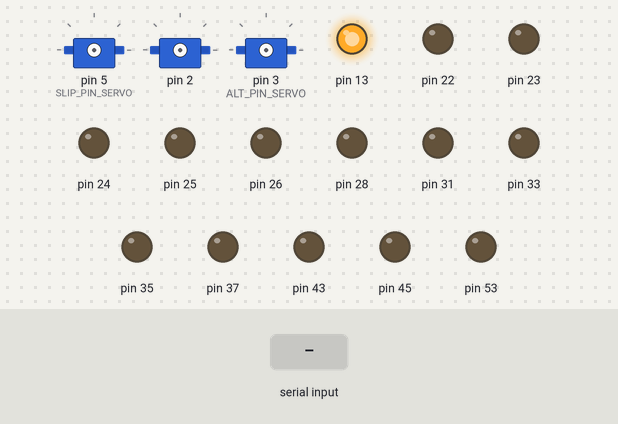
The program below on a simulated Arduino Mega 2560, built with avr-gcc and run on an emulated ATmega2560. On the bench: 3 × servo, output pins drawn as LEDs (lit = HIGH). The inputs (shaded band) are chosen by the test bench. EEPROM starts erased; servo pulses on a pin are drawn as a servo (544–2400 µs = 0–180°).

Above: at 1.2 s.
1.3 s: "1" received over Serial
At 2.5 s:
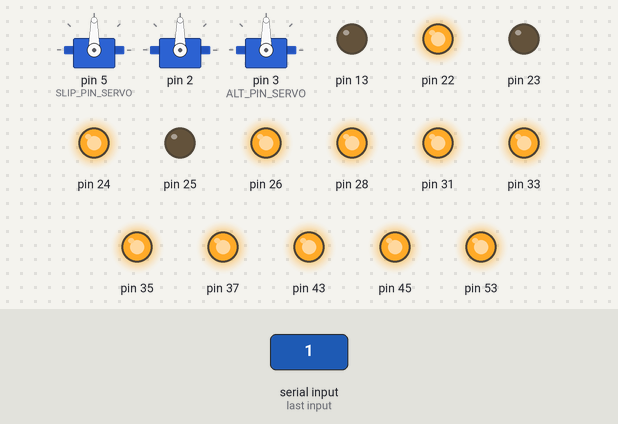
At 6.1 s:
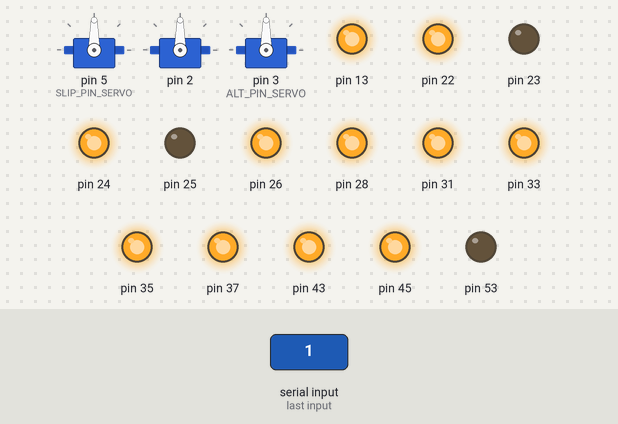
Timing chart, 0 to 7.6 s (numbered marks = the images above; inputs shaded):
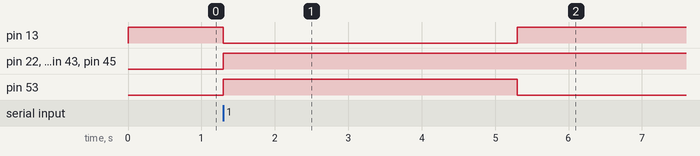

The program:

main.cpp
```cpp
/*
 * main.cpp
 *
 * Created: 28.06.2017
 *	Author: Kasper Pawlowski
 */

#include <Arduino.h>
#include "led.h"
#include "actuators_drivers.h"
#include "potentiometer.h"

void setup()
{
	led_init();
	led_control(BOTH_OFF);

	Serial.begin(BAUD_RATE);

	if(!Serial)
	{
		led_control(RED_ON);
		while(true) {;}
	}

	fsm_init();
	servo_init();

	#ifdef _POTENTIOMETER
	potentiometer_init();
	#endif
}

void loop()
{
	static bool initialized				        = false;
	static bool went_to_neutrum			      = false;
	static long last_time_parsed_data	    = 0;
	static long last_time_went_to_neutrum = 0;

	while(true)									//while w funkcji loop powoduje szybsze dzialanie programu nie ingerujac w 'skladnie arduino'
	{
		if(Serial.available() > 0)
		{
			if(initialized)
			{
				led_control(GREEN_ON);
				if(parse_input_data())
					last_time_parsed_data = millis();

				#ifdef _POTENTIOMETER
				potentiometer_do_calibration();
				#endif
			}
			else
			{
				led_control(BOTH_ON);
				get_stepper_instrument_instances();
				get_servo_instrument_instances();
				initialized = true;
			}
			went_to_neutrum = false;
		}
		else if(millis() - last_time_parsed_data > CONNECTION_TIMEOUT)
		{
			if(initialized && !went_to_neutrum)
			{
				stepper_motors_go_to_neutrum();
				servos_go_to_neutrum();
				last_time_went_to_neutrum = millis();
				went_to_neutrum = true;
			}
			else if(initialized && went_to_neutrum &&
					(millis() - last_time_went_to_neutrum > GO_TO_NEUTRUM_TIME_CONSTANT))
			{
				led_control(RED_ON);
				release_stepper_instrument_instances();
				release_servo_instrument_instances();
				initialized = false;
				went_to_neutrum = false;
			}
		}
		else if(!initialized)
		{
			led_control(RED_ON);
		}
	}
}
```

input_buffer.cpp
```cpp
/*
 * input_buffer.cpp
 *
 * Created: 30.06.2017
 *  Author: Kasper Pawlowski
 */

 #include <Arduino.h>
 #include "input_buffer.h"

 InputBuffer* InputBuffer::instance_ = nullptr;

 InputBuffer::InputBuffer()
 {
	for(uint8_t i=0; i<BaseInstrument::NumberOfInstruments; ++i)
		observersTab_[i] = nullptr;
 }

 InputBuffer::~InputBuffer()
 {
	if(instance_ != nullptr)
		delete instance_;
 }

 InputBuffer* InputBuffer::getInstance()
 {
	if(instance_ == nullptr)
		instance_ = new InputBuffer();

	return instance_;
 }

 void InputBuffer::attachObserversTab(BaseInstrument* bI[], const uint8_t n)
 {
	for(uint8_t i=0; i<n; ++i)
	{
		if(bI[i] != nullptr)
			observersTab_[bI[i]->id_] = bI[i];
	}
 }

 bool parse_input_data()
 {
	static InputBuffer* input_buffer = InputBuffer::getInstance();
	static InputBuffer::TransmissionState state = InputBuffer::FIRST_START_BYTE;
	static BaseInstrument::Mode transmission_mode;
	static BaseInstrument::InstrumentId instrument_id;
	static bool negative_val;
	static int data;

	do
	{
		int tmp_data = Serial.read();

		if(tmp_data != -1)
		{
			switch(state)
			{
			case InputBuffer::FIRST_START_BYTE:
				if(tmp_data == 0xfe)
					state = InputBuffer::SECOND_START_BYTE;
				break;
			case InputBuffer::SECOND_START_BYTE:
				if(tmp_data == 0xfe)
					state = InputBuffer::CMD_BYTE;
				else
					state = InputBuffer::FIRST_DATA_BYTE;
				break;
			case InputBuffer::CMD_BYTE:
				if((tmp_data & 0x38) == 0)
					state = InputBuffer::FIRST_DATA_BYTE;
				else
				{
					state = InputBuffer::FIRST_START_BYTE;
					break;
				}

				if(tmp_data & 0x40)
					transmission_mode = BaseInstrument::CALIBRATION;
				else
					transmission_mode = BaseInstrument::TRANSMISSION;

				instrument_id = (BaseInstrument::InstrumentId)(tmp_data & 0x0f);
				negative_val = tmp_data & 0x80;
				break;
			case InputBuffer::FIRST_DATA_BYTE:
				state = InputBuffer::SECOND_DATA_BYTE;
				data = (tmp_data & 0xff) << 8;
				break;
			case InputBuffer::SECOND_DATA_BYTE:
				state = InputBuffer::FIRST_STOP_BYTE;
				data |= (tmp_data & 0xff);
				break;
			case InputBuffer::FIRST_STOP_BYTE:
				if(tmp_data == 0xfe)
					state = InputBuffer::SECOND_STOP_BYTE;
				else
					state = InputBuffer::FIRST_START_BYTE;
				break;
			case InputBuffer::SECOND_STOP_BYTE:
				if(tmp_data == 0x0d && input_buffer->observersTab_[instrument_id] != nullptr)
					input_buffer->observersTab_[instrument_id]->update(transmission_mode,
																	   data,negative_val);
				state = InputBuffer::FIRST_START_BYTE;
				break;
			}
		}
		else
			return false;
	} while(Serial.available() > 0);

	return true;
 }
```

input_buffer.h
```cpp
/*
 * input_buffer.h
 *
 * Created: 30.06.2017
 *  Author: Kasper Pawlowski
 */

#ifndef INPUT_BUFFER_H_
#define INPUT_BUFFER_H_

#include "instrument.h"

class InputBuffer
{
private:
	InputBuffer();
	static InputBuffer* instance_;
	BaseInstrument* observersTab_[BaseInstrument::NumberOfInstruments];
public:
	enum TransmissionState {FIRST_START_BYTE, SECOND_START_BYTE, CMD_BYTE, FIRST_DATA_BYTE, SECOND_DATA_BYTE, FIRST_STOP_BYTE, SECOND_STOP_BYTE};
	~InputBuffer();
	static InputBuffer* getInstance();
	void attachObserversTab(BaseInstrument* bI[], const uint8_t n);

	friend bool parse_input_data();
	friend void potentiometer_do_calibration();
};

bool parse_input_data();	//ma zmienna statyczna okreslajaca stan

#endif /* INPUT_BUFFER_H_ */
```

instrument.cpp
```cpp
/*
 * instrument.cpp
 *
 * Created: 28.06.2017
 *  Author: Kasper Pawlowski
 */

#include <Arduino.h>
#include <EEPROM.h>
#include "instrument.h"
#include "actuators_drivers.h"

BaseInstrument::BaseInstrument(const enum InstrumentId id, const int eAddr, volatile uint8_t* pAddr) :
	id_(id), eepromAddr_(eAddr), portAddr_(pAddr), desiredPos_(0)
{
	#ifndef _TEST
	EEPROM.get(eepromAddr_,neutrumPos_);
	if((id_ == ALT_KM || id_ == SLIP || id_ == TURN) &&
	   (neutrumPos_ < SERVO_MIN_OCR || neutrumPos_ > SERVO_MAX_OCR))
		    neutrumPos_ = SERVO_NEUTRUM;
	else if((id_ == SPEED || id_ == ALT_M || id_ == VARIO5 || id_ == VARIO30 || id == COMPASS) &&
			(neutrumPos_ != FSM_OUT0 || neutrumPos_ != FSM_OUT1 || neutrumPos_ != FSM_OUT2 || neutrumPos_ != FSM_OUT3))
				neutrumPos_ = FSM_OUT0;
	#else
	if(id_ == ALT_KM || id_ == SLIP || id_ == TURN)
		neutrumPos_ = SERVO_NEUTRUM;
	else
		neutrumPos_ = FSM_OUT0;
	#endif
}

BaseInstrument::~BaseInstrument()
{
	#ifndef _TEST
	EEPROM.put(eepromAddr_,neutrumPos_);
	#endif
}

 StepperInstrument::FSM_state StepperInstrument::FSM_[] = {
	 {FSM_OUT0, &FSM_[0], &FSM_[1], &FSM_[3]},
	 {FSM_OUT1, &FSM_[1], &FSM_[2], &FSM_[0]},
	 {FSM_OUT2, &FSM_[2], &FSM_[3], &FSM_[1]},
	 {FSM_OUT3, &FSM_[3], &FSM_[0], &FSM_[2]}
 };

 StepperInstrument::StepperInstrument(const enum InstrumentId id, const int eAddr, volatile uint8_t* pAddr, const bool lowerHalf) :
	BaseInstrument(id,eAddr,pAddr), lowerHalfOfPort_(lowerHalf),
	currentPos_(0), calibrationFlag(false)
 {
	volatile uint8_t* ddr = get_DDRx_from_PORTx(portAddr_);

	switch(neutrumPos_)
	{
	case FSM_OUT0:
		currentStatePtr = &FSM_[0];
		break;
	case FSM_OUT1:
		currentStatePtr = &FSM_[1];
		break;
	case FSM_OUT2:
		currentStatePtr = &FSM_[2];
		break;
	case FSM_OUT3:
		currentStatePtr = &FSM_[3];
		break;
	default:
		break;
	}

	if(lowerHalfOfPort_)
	{
		*ddr |= 0x0f;
		*portAddr_ = (*portAddr_ & 0xf0) | (currentStatePtr->out);
	}
	else
	{
		*ddr |= 0xf0;
		*portAddr_ = (*portAddr_ & 0x0f) | (currentStatePtr->out << 4);
	}
 }

 void StepperInstrument::update(const enum Mode mode, const uint16_t data, const bool neg_data)
 {
	fsm_stop();
	if(mode == BaseInstrument::CALIBRATION)
		calibrationFlag = true;
	else
		calibrationFlag = false;

	if(neg_data)
		desiredPos_ = (int)(-data);
	else
		desiredPos_ = data;

    #ifdef STEPPER_SHORT_REVOLUTION_CONST
	if(((desiredPos_ > -STEPPER_SHORT_REVOLUTION_CONST) && (desiredPos_ < STEPPER_SHORT_REVOLUTION_CONST)) &&
       ((currentPos_ < -STEPS_PER_REV) || (currentPos_ > STEPS_PER_REV)))
		currentPos_ = currentPos_ % STEPS_PER_REV;
    #endif

    #ifdef COMPASS_DO_NOT_COME_BACK_CONST
	if(id_ == COMPASS)
	{
		int tmp_difference = desiredPos_ - currentPos_;

		if(tmp_difference > COMPASS_DO_NOT_COME_BACK_CONST)
			desiredPos_ -= STEPS_PER_REV;
		else if(tmp_difference < -COMPASS_DO_NOT_COME_BACK_CONST)
			desiredPos_ += STEPS_PER_REV;
	}
    #endif

	fsm_resume();
 }

 void StepperInstrument::go_to_neutrum()
 {
	fsm_stop();
	desiredPos_ = 0;
	currentPos_ = currentPos_ % STEPS_PER_REV;
	fsm_resume();
 }

 ServoInstrument::ServoInstrument(const enum InstrumentId id, const int eAddr, const uint8_t pin) :
	BaseInstrument(id,eAddr,&PORTE)
 {
	volatile uint8_t* ddr = get_DDRx_from_PORTx(portAddr_);

	switch(pin)
	{
	case 3:
		ocrAddr = &OCR3A;
		break;
	case 4:
		ocrAddr = &OCR3B;
		break;
	case 5:
		ocrAddr = &OCR3C;
		break;
	}

	*ddr |= 1<<pin;
	desiredPos_ = neutrumPos_;
	*ocrAddr = desiredPos_;
 }

 void ServoInstrument::update(const enum Mode mode, const uint16_t data, const bool neg_data)
 {
	if(mode == BaseInstrument::TRANSMISSION)
	{
		if(neg_data)
			desiredPos_ = neutrumPos_ - data;
		else
			desiredPos_ = neutrumPos_ + data;

        desiredPos_ = constrain(desiredPos_,SERVO_MIN_OCR,SERVO_MAX_OCR);
    }
	else
	{
		if(neg_data)
			neutrumPos_ -= data * deadband_;
		else
			neutrumPos_ += data * deadband_;

        neutrumPos_ = constrain(neutrumPos_,SERVO_MIN_OCR,SERVO_MAX_OCR);
        desiredPos_ = neutrumPos_;
	}

	cli();
	*ocrAddr = desiredPos_;
	sei();
 }

  void ServoInstrument::go_to_neutrum()
  {
	  desiredPos_ = neutrumPos_;
	  cli();
	  *ocrAddr = desiredPos_;
	  sei();
  }

 volatile uint8_t* get_DDRx_from_PORTx(volatile uint8_t* pA)
 {
	if(pA == (uint8_t*)0x22)
		return &DDRA;
	else if(pA == (uint8_t*)0x25)
		return &DDRB;
	else if(pA == (uint8_t*)0x28)
		return &DDRC;
	else if(pA == (uint8_t*)0x2B)
		return &DDRD;
	else if(pA == (uint8_t*)0x2E)
		return &DDRE;
	else if(pA == (uint8_t*)0x31)
		return &DDRF;
	else if(pA == (uint8_t*)0x34)
		return &DDRG;
	else if(pA == (uint8_t*)0x102)
		return &DDRH;
	else if(pA == (uint8_t*)0x105)
		return &DDRJ;
	else if(pA == (uint8_t*)0x108)
		return &DDRK;
	else if(pA == (uint8_t*)0x10B)
		return &DDRL;
	else
		return nullptr;
 }

 StepperInstrument* wario5_create()
 {
	StepperInstrument* obj = new StepperInstrument(BaseInstrument::VARIO5,
												   VARIO5_EEPROM_ADDR,
                                                   &PORT(VARIO5_PORT_STEPPER),
												   VARIO5_HALF_BYTE);
	return obj;
 }

 StepperInstrument* wario30_create()
 {
	StepperInstrument* obj = new StepperInstrument(BaseInstrument::VARIO30,
												   VARIO30_EEPROM_ADDR,
                                                   &PORT(VARIO30_PORT_STEPPER),
												   VARIO30_HALF_BYTE);
	return obj;
 }

 StepperInstrument* speed_create()
 {
	StepperInstrument* obj = new StepperInstrument(BaseInstrument::SPEED,
												   SPEED_EEPROM_ADDR,
                                                   &PORT(SPEED_PORT_STEPPER),
												   SPEED_HALF_BYTE);
	return obj;
 }

 StepperInstrument* alt_stepper_create()
 {
	StepperInstrument* obj = new StepperInstrument(BaseInstrument::ALT_M,
												   ALT_EEPROM_ADDR_STEPPER,
                                                   &PORT(ALT_PORT_STEPPER),
												   ALT_HALF_BYTE);
	return obj;
 }

 StepperInstrument* compass_create()
 {
	StepperInstrument* obj = new StepperInstrument(BaseInstrument::COMPASS,
												   COMPASS_EEPROM_ADDR,
                                                   &PORT(COMPASS_PORT_STEPPER),
												   COMPASS_HALF_BYTE);
	return obj;
 }

 ServoInstrument* alt_servo_create()
 {
	ServoInstrument* obj = new ServoInstrument(BaseInstrument::ALT_KM,
											   ALT_EEPROM_ADDR_SERVO,
                                               ALT_PIN_SERVO);
	return obj;
 }

 ServoInstrument* turn_create()
 {
	ServoInstrument* obj = new ServoInstrument(BaseInstrument::TURN,
											   TURN_EEPROM_ADDR,
                                               TURN_PIN_SERVO);
	return obj;
 }

 ServoInstrument* slip_create()
 {
	ServoInstrument* obj = new ServoInstrument(BaseInstrument::SLIP,
											   SLIP_EEPROM_ADDR,
                                               SLIP_PIN_SERVO);
	return obj;
 }

 StepperInstrument* (*pStepperInstrumentCreateTab[BaseInstrument::NumberOfStepperInstruments])() = {
	wario5_create, wario30_create, speed_create, alt_stepper_create, compass_create};

 ServoInstrument* (*pServoInstrumentCreateTab[BaseInstrument::NumberOfServoInstruments])() = {
	alt_servo_create, turn_create, slip_create};
```

instrument.h
```cpp
/*
 * instrument.h
 *
 * Created: 28.06.2017
 *  Author: Kasper Pawlowski
 */

 /*uzycie wskaznikow na klasy pochodne zamiast na bazowe, brak metod get() i set()
	oraz relacja przyjazni z funkcja fsm_handler() (dla uzyskania dostepu do danych
	prywatnych/chronionych)	wynikaja z checi uzyskania bardziej wydajnego kodu,
	szczegolnie w instrukcji obslugi przerwania. kod staje sie przez to mniej
	czytelny oraz niezgodny "ze	sztuka" jednak jest to konieczne w celu uzyskania
	mozliwie szybkiego dzialania programu.*/

#ifndef INSTRUMENT_H
#define INSTRUMENT_H

#include <Arduino.h>
#include "config.h"

class BaseInstrument
{
public:
	enum Mode {TRANSMISSION, CALIBRATION};
	enum InstrumentId {SPEED, ALT_M, ALT_KM, VARIO5, VARIO30, SLIP, TURN, COMPASS};
	static const uint8_t NumberOfInstruments = 8;
	static const uint8_t NumberOfStepperInstruments = 5;
	static const uint8_t NumberOfServoInstruments = NumberOfInstruments - NumberOfStepperInstruments;
	const enum InstrumentId id_;			//id przyrzadu (pozwala dostosowac metody/zachowanie do konkretnego przyrzadu)
protected:
	volatile int desiredPos_;					//pozycja docelowa w danej chwili czasu
	const int eepromAddr_;						//adres komorki pamieci EEPROM, w ktorej przechowywane sa dane o pozycji neutralnej
	volatile int neutrumPos_;					//pozycja neutralna (OCR dla serwomechanizmu, 0x05/06/0a/09 dla silnika krokowego) - odczytana z/zapisywana do komorki pamieci eeprom
	volatile uint8_t* portAddr_;			//adres portu, do ktorego podlaczone jest urzadzenie fizyczne (silnik/serwo)
public:
	BaseInstrument(const enum InstrumentId id, const int eAddr, volatile uint8_t* pAddr);
	virtual ~BaseInstrument();										//destruktor wirualny dla poprawnej kolejnosci wywolania
	virtual void update(const enum Mode mode, const uint16_t data, const bool neg_data) = 0;	//metoda uaktualniajaca pozycje docelowa
	virtual void go_to_neutrum() = 0;				      //metoda wymuszajaca powrot do pozycji neutralnej

	friend void fsm_handler();
};

class StepperInstrument : public BaseInstrument
{
public:
	struct FSM_state
	{
		uint8_t out;			    	//stan wyjscia
		FSM_state* next[3];			//wskaznik na tablice kolejnych stanow (0-stop, 1-prawo, 2-lewo)
	};
private:
	volatile int currentPos_;							  //pozycja chwilowa silnika krokowego
	const bool lowerHalfOfPort_;						//stala oznaczajaca czy silnik podlaczony do pinow P0-P3 (true) czy do P4-P7 (false)
	static FSM_state FSM_[4];							  //tablica struktur FSM (finite state machine/automatu skonczonego) - wspoldzielona przez wszystkie instancje
	volatile FSM_state* currentStatePtr;		//wskaznik na chwilowy stan automatu skonczonego
	volatile bool calibrationFlag;					//flaga oznaczajaca tryb kalibracji
public:
	StepperInstrument(const enum InstrumentId id, const int eAddr, volatile uint8_t* pAddr, const bool lowerHalf);
	~StepperInstrument() {}								  //w dekstruktorze zapis pozycji neutralnej do eeprom
	void update(const enum Mode mode, const uint16_t data, const bool neg_data);
	void go_to_neutrum();

	friend void fsm_handler();
};

class ServoInstrument : public BaseInstrument
{
private:
	const int deadband_ = 30;							  //nieczulosc w jednostkach rejestru OCR
	volatile uint16_t* ocrAddr;							//adres rejestru OCR - przydzielic w konstruktorze na podstawie podanego pinu. port jest jednoznaczny ze wzgledu na timer i odpowiadajace mu wyjscie pwm
public:													          //ocr uaktualniac w update()
	ServoInstrument(const enum InstrumentId id, const int eAddr, const uint8_t pin);
	~ServoInstrument() {}								  	//w dekstruktorze zapis pozycji neutralnej do eeprom
	void update(const enum Mode mode, const uint16_t data, const bool neg_data);
	void go_to_neutrum();
};

volatile uint8_t* get_DDRx_from_PORTx(volatile uint8_t* pA);

StepperInstrument* wario5_create();
StepperInstrument* wario30_create();
StepperInstrument* speed_create();
StepperInstrument* alt_stepper_create();
StepperInstrument* compass_create();
ServoInstrument* alt_servo_create();
ServoInstrument* turn_create();
ServoInstrument* slip_create();

extern StepperInstrument* (*pStepperInstrumentCreateTab[BaseInstrument::NumberOfStepperInstruments])();
extern ServoInstrument*   (*pServoInstrumentCreateTab[BaseInstrument::NumberOfServoInstruments])();

#endif // INSTRUMENT_H
```

led.cpp
```cpp
/*
 * led.cpp
 *
 * Created: 05.07.2017
 *  Author: Kasper Pawlowski
 */

 #include <Arduino.h>
 #include "config.h"
 #include "led.h"

 void led_init()
 {
	DDR(GREEN_LED_PORT) |= 1<<GREEN_LED_PIN;
	DDR(RED_LED_PORT)	  |= 1<<RED_LED_PIN;
 }

 void led_control(const enum LedState state)
 {
	switch(state)
	{
	case BOTH_OFF:
		PORT(GREEN_LED_PORT) &= ~(1<<GREEN_LED_PIN);
		PORT(RED_LED_PORT)	 &= ~(1<<RED_LED_PIN);
		break;
	case RED_ON:
		PORT(GREEN_LED_PORT) &= ~(1<<GREEN_LED_PIN);
		PORT(RED_LED_PORT)	 |= 1<<RED_LED_PIN;
		break;
	case GREEN_ON:
		PORT(RED_LED_PORT)	 &= ~(1<<RED_LED_PIN);
		PORT(GREEN_LED_PORT) |= 1<<GREEN_LED_PIN;
		break;
	case BOTH_ON:
		PORT(RED_LED_PORT)	 |= 1<<RED_LED_PIN;
		PORT(GREEN_LED_PORT) |= 1<<GREEN_LED_PIN;
		break;
	default:
		break;
	}
 }
```

led.h
```cpp
/*
 * led.h
 *
 * Created: 05.07.2017
 *  Author: Kasper Pawlowski
 */


#ifndef LED_H_
#define LED_H_

enum LedState {BOTH_OFF, RED_ON, GREEN_ON, BOTH_ON};

void led_init();
void led_control(const enum LedState state);

#endif /* LED_H_ */
```

potentiometer.h
```cpp
/*
 * potentiometer.h
 *
 * Created: 25.07.2017
 *  Author: Kasper Pawlowski
 */

#ifndef POTENTIOMETER_H_
#define POTENTIOMETER_H_

#include <Arduino.h>
#include "config.h"
#include "instrument.h"
#include "input_buffer.h"

void potentiometer_init();
void potentiometer_do_calibration();

#endif /* POTENTIOMETER_H_ */
```

Source omitted: potentiometer.cpp (1245 bytes), config.h (2268 bytes), actuators_drivers.cpp (5022 bytes), actuators_drivers.h (623 bytes)

Measured:
- after the input at 1.3 s, pin 13: HIGH → LOW at once, → HIGH 4.0 s later; pin 22, pin 24, pin 26, pin 28, pin 31, pin 33, pin 35, pin 37, pin 43, pin 45: LOW → HIGH at once; pin 53: LOW → HIGH at once, → LOW 4.0 s later
